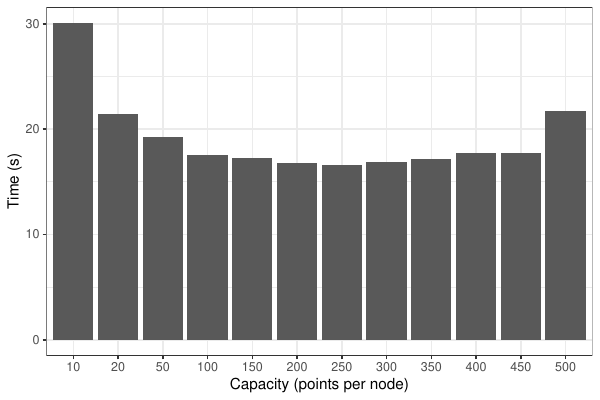

Source code (R):
library(tidyverse)
library(xtable)

fieldsTimes = c("ts","start","tag", "cellId", "appId","partitions","dataset","epsilon","mu","delta","project","stage","time")
perfs = enframe(read_lines( "capacity.out" ), value = "line") |>
  filter(str_detect(line, 'TIME')) |>
  separate(col = line, into = fieldsTimes, sep = "\\|") |>
  select(appId, stage, time)

fieldsParams = c("ts","start","tag", "appId","key", "value")
params = enframe(read_lines( "capacity.out" ), value = "line") |>
  filter(str_detect(line, 'PARAMS')) |>
  separate(col = line, into = fieldsParams, sep = "\\|") |>
  select(appId, key, value) |>
  filter(key == "capacity") |>
  pivot_wider(names_from = key, values_from = value)

data = perfs |> left_join(params, by = "appId") |>
  filter(!str_detect(stage, "Read")) |>
  filter(!str_detect(stage, "Stats")) |>
  filter(!str_detect(stage, "Index1")) |>
  filter(!str_detect(stage, "Shuffle2")) |>
  mutate(capacity = as.numeric(capacity), time = as.numeric(time),
         stage = as.factor(stage)) |>
  select(capacity, stage, time) |>
  mutate(stage = recode(stage, Index2 = "Index", Shuffle1 = "Shuffle")) |>
  group_by(capacity, stage) |> summarise(time = mean(time)) |>
  filter(capacity <= 500)
  
p = ggplot(data, aes(x = as.factor(capacity), y = time, fill = stage)) + 
  geom_col(position = "dodge") +
  labs(x="Capacity (points per node)", y="Time (s)") + 
  theme_bw()
plot(p)

W = 6
H = 4
ggsave(paste0("capacityByStage.pdf"), width = W, height = H)
print(xtable(data, digits = c(0,0,0,2)), booktabs = TRUE, include.rownames=FALSE)

data = data |> group_by(capacity) |> summarise(time = sum(time))
p = ggplot(data, aes(x = as.factor(capacity), y = time)) + 
  geom_col(position = "dodge") +
  labs(x="Capacity (points per node)", y="Time (s)") + 
  theme_bw()
plot(p)

ggsave(paste0("capacity.pdf"), width = W, height = H)
